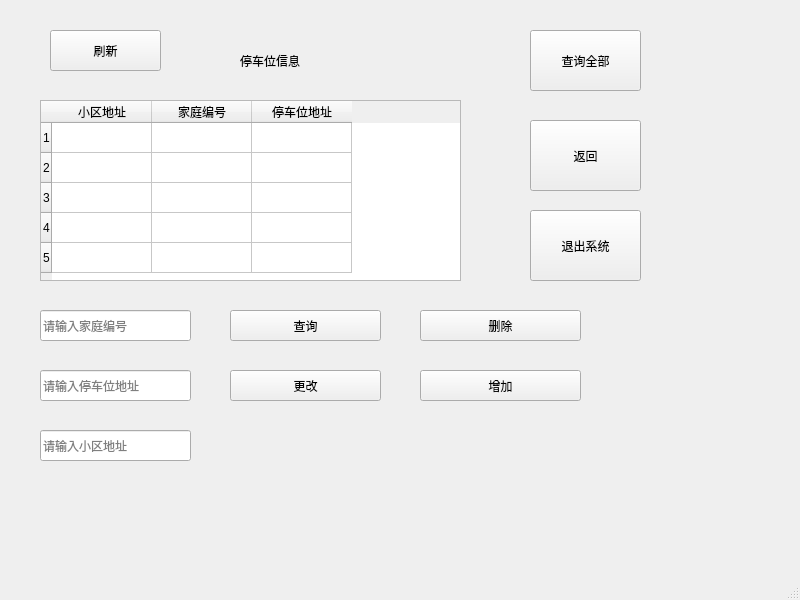
<?xml version="1.0" encoding="UTF-8"?>
<ui version="4.0">
 <class>MainWindow</class>
 <widget class="QMainWindow" name="MainWindow">
  <property name="geometry">
   <rect>
    <x>0</x>
    <y>0</y>
    <width>800</width>
    <height>600</height>
   </rect>
  </property>
  <property name="windowTitle">
   <string>supeer_root_停车位信息</string>
  </property>
  <widget class="QWidget" name="centralwidget">
   <widget class="QPushButton" name="pushButton_5">
    <property name="geometry">
     <rect>
      <x>230</x>
      <y>370</y>
      <width>151</width>
      <height>31</height>
     </rect>
    </property>
    <property name="text">
     <string>更改</string>
    </property>
   </widget>
   <widget class="QPushButton" name="pushButton_4">
    <property name="geometry">
     <rect>
      <x>420</x>
      <y>310</y>
      <width>161</width>
      <height>31</height>
     </rect>
    </property>
    <property name="text">
     <string>删除</string>
    </property>
   </widget>
   <widget class="QPushButton" name="pushButton_2">
    <property name="geometry">
     <rect>
      <x>50</x>
      <y>30</y>
      <width>111</width>
      <height>41</height>
     </rect>
    </property>
    <property name="text">
     <string>刷新</string>
    </property>
   </widget>
   <widget class="QPushButton" name="pushButton_3">
    <property name="geometry">
     <rect>
      <x>230</x>
      <y>310</y>
      <width>151</width>
      <height>31</height>
     </rect>
    </property>
    <property name="text">
     <string>查询</string>
    </property>
   </widget>
   <widget class="QPushButton" name="pushButton_8">
    <property name="geometry">
     <rect>
      <x>530</x>
      <y>210</y>
      <width>111</width>
      <height>71</height>
     </rect>
    </property>
    <property name="text">
     <string>退出系统</string>
    </property>
   </widget>
   <widget class="QLineEdit" name="lineEdit">
    <property name="geometry">
     <rect>
      <x>40</x>
      <y>310</y>
      <width>151</width>
      <height>31</height>
     </rect>
    </property>
    <property name="placeholderText">
     <string>请输入家庭编号</string>
    </property>
   </widget>
   <widget class="QPushButton" name="pushButton_7">
    <property name="geometry">
     <rect>
      <x>530</x>
      <y>120</y>
      <width>111</width>
      <height>71</height>
     </rect>
    </property>
    <property name="text">
     <string>返回</string>
    </property>
   </widget>
   <widget class="QPushButton" name="pushButton">
    <property name="geometry">
     <rect>
      <x>530</x>
      <y>30</y>
      <width>111</width>
      <height>61</height>
     </rect>
    </property>
    <property name="text">
     <string>查询全部</string>
    </property>
   </widget>
   <widget class="QTableWidget" name="tableWidget">
    <property name="geometry">
     <rect>
      <x>40</x>
      <y>100</y>
      <width>421</width>
      <height>181</height>
     </rect>
    </property>
    <row>
     <property name="text">
      <string>1</string>
     </property>
    </row>
    <row>
     <property name="text">
      <string>2</string>
     </property>
    </row>
    <row>
     <property name="text">
      <string>3</string>
     </property>
    </row>
    <row>
     <property name="text">
      <string>4</string>
     </property>
    </row>
    <row>
     <property name="text">
      <string>5</string>
     </property>
    </row>
    <column>
     <property name="text">
      <string>小区地址</string>
     </property>
    </column>
    <column>
     <property name="text">
      <string>家庭编号</string>
     </property>
    </column>
    <column>
     <property name="text">
      <string>停车位地址</string>
     </property>
    </column>
   </widget>
   <widget class="QLineEdit" name="lineEdit_2">
    <property name="geometry">
     <rect>
      <x>40</x>
      <y>370</y>
      <width>151</width>
      <height>31</height>
     </rect>
    </property>
    <property name="placeholderText">
     <string>请输入停车位地址</string>
    </property>
   </widget>
   <widget class="QPushButton" name="pushButton_10">
    <property name="geometry">
     <rect>
      <x>420</x>
      <y>370</y>
      <width>161</width>
      <height>31</height>
     </rect>
    </property>
    <property name="text">
     <string>增加</string>
    </property>
   </widget>
   <widget class="QLabel" name="label">
    <property name="geometry">
     <rect>
      <x>240</x>
      <y>40</y>
      <width>161</width>
      <height>41</height>
     </rect>
    </property>
    <property name="styleSheet">
     <string notr="true">font: 18pt &quot;Arial&quot;;</string>
    </property>
    <property name="text">
     <string>停车位信息</string>
    </property>
   </widget>
   <widget class="QLineEdit" name="lineEdit_3">
    <property name="geometry">
     <rect>
      <x>40</x>
      <y>430</y>
      <width>151</width>
      <height>31</height>
     </rect>
    </property>
    <property name="placeholderText">
     <string>请输入小区地址</string>
    </property>
   </widget>
  </widget>
  <widget class="QMenuBar" name="menubar">
   <property name="geometry">
    <rect>
     <x>0</x>
     <y>0</y>
     <width>800</width>
     <height>26</height>
    </rect>
   </property>
  </widget>
  <widget class="QStatusBar" name="statusbar"/>
 </widget>
 <resources/>
 <connections/>
</ui>
